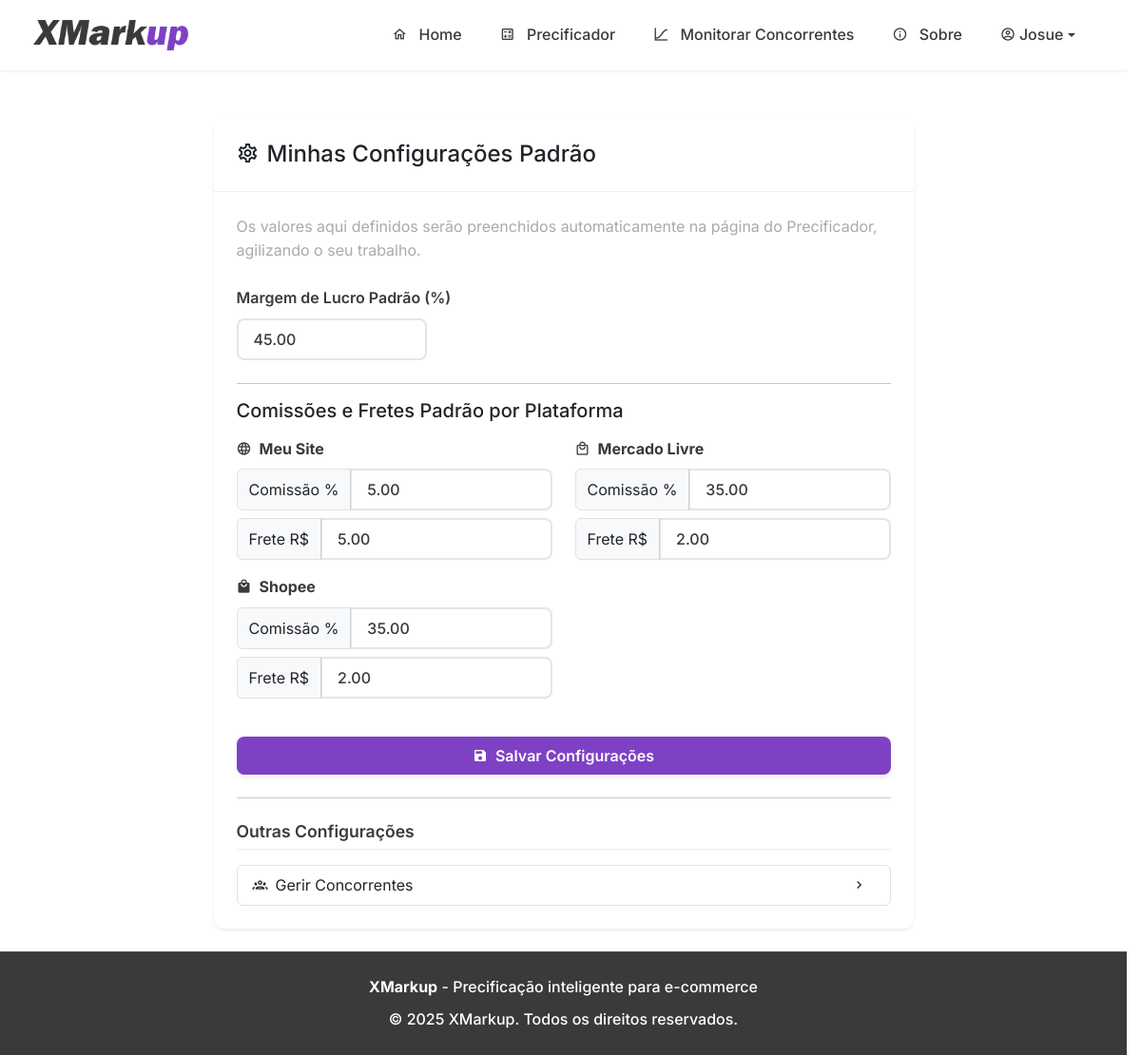
The app's page /settings (signed in), older data.
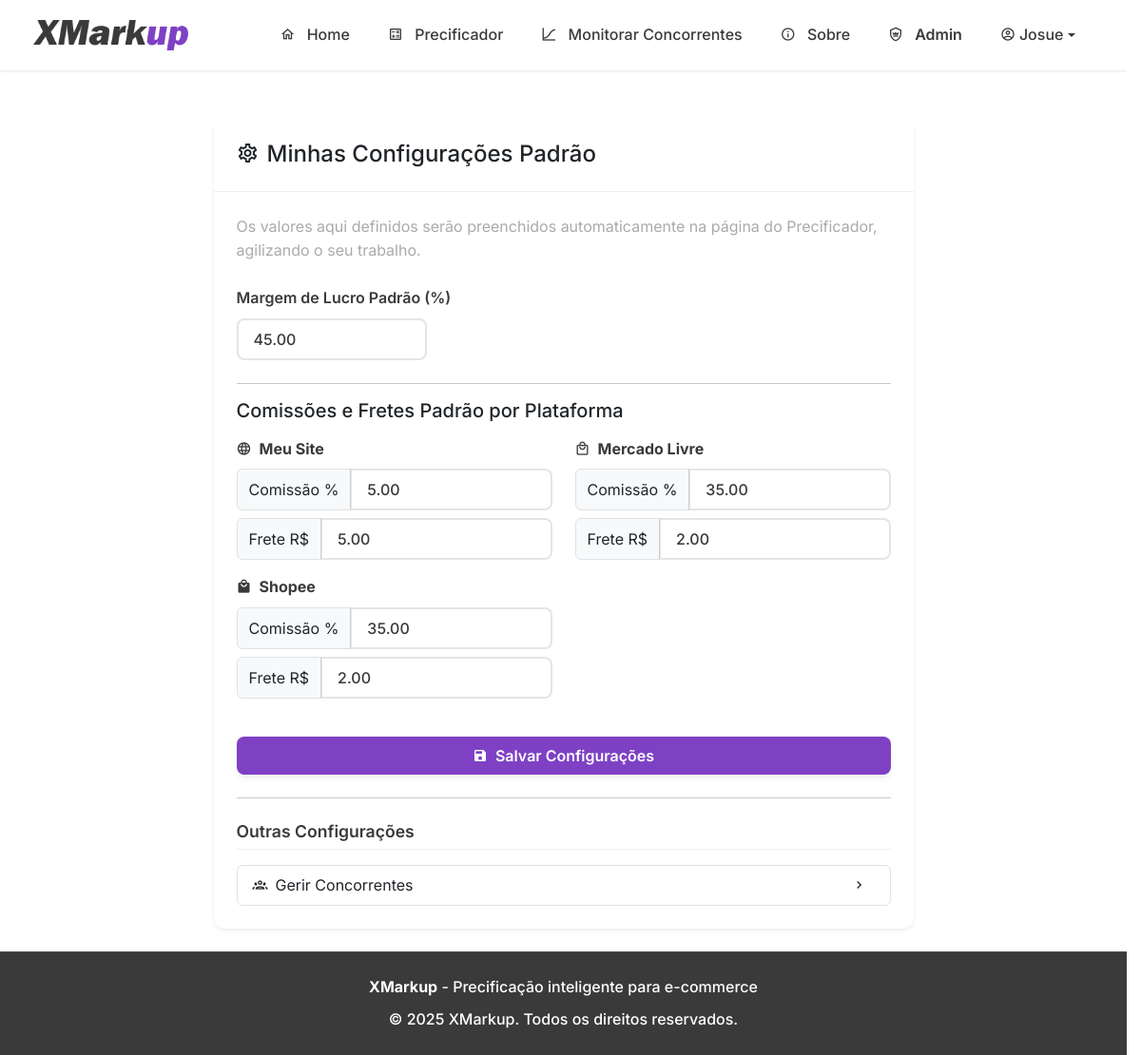
The same page, newer data.
### app.py (the view, shortened to what this page needs)
@app.route('/settings', methods=['GET', 'POST'])
@login_required
def settings():
    db = get_db()
    user_settings = db.execute('SELECT * FROM users WHERE id = ?', (current_user.id,)).fetchone()
    return render_template('settings.html', user_settings=user_settings)

### app.py (called while the page is built)
@app.template_filter("input_num")
def format_for_input_filter(value):
    try:
        return f"{float(value):.2f}"
    except (ValueError, TypeError):
        return value

@login_manager.user_loader
def load_user(user_id):
    db = get_db()
    user_data = db.execute('SELECT * FROM users WHERE id = ?', (user_id,)).fetchone()
    if user_data:
        keys = user_data.keys()
        return User(
            id=user_data['id'],
            email=user_data['email'],
            password=user_data['password'],
            nome_completo=user_data['nome_completo'],
            is_admin=user_data['is_admin'] if 'is_admin' in keys else False,
            status_cliente=user_data['status_cliente'] if 'status_cliente' in keys else 'Safira',
            precificacao_limit=user_data['precificacao_limit'] if 'precificacao_limit' in keys else 5,
            limit_reset_date=user_data['limit_reset_date'] if 'limit_reset_date' in keys else None
        )
    return None

### database.py (called while the page is built)
def get_db():
    if 'db' not in g:
        g.db = sqlite3.connect(DATABASE_NAME)
        g.db.row_factory = sqlite3.Row
    return g.db

### templates/settings.html (shortened to what the changed rows need)
{% extends "base.html" %}

### templates/base.html (shortened to what the changed rows need)
<!DOCTYPE html>
<html lang="pt-br">
<head>
    <link href="https://cdn.jsdelivr.net/npm/bootstrap@5.3.3/dist/css/bootstrap.min.css" rel="stylesheet">
    <link rel="stylesheet" href="https://cdn.jsdelivr.net/npm/@mdi/font@7.4.47/css/materialdesignicons.min.css">
    <link rel="stylesheet" href="{{ url_for('static', filename='css/style.css') }}">
</head>
<body>
    <nav class="navbar navbar-expand-lg sticky-top">
        <div class="container">
            <div class="collapse navbar-collapse" id="navbarNav">
                <ul class="navbar-nav ms-auto">
                    {% if current_user.is_authenticated %}
                        {% if current_user.is_admin %}
                        <li class="nav-item">
                            <a class="nav-link text-primary fw-semibold {% if request.endpoint == 'admin_dashboard' %}active{% endif %}"
                               href="{{ url_for('admin_dashboard') }}">
                                <span class="mdi mdi-shield-crown-outline"></span>
                                Admin
                            </a>
                        </li>
                        {% endif %}
                    {% endif %}
                </ul>
            </div>
        </div>
    </nav>
</body>
</html>

Row changes from the older to the newer data that the page shows:
changed users "Josue": is_admin False → True (drawn)
Text that changed along with them:
text now shown: "Admin"
